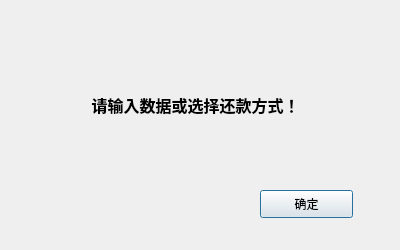
<?xml version="1.0" encoding="UTF-8"?>
<ui version="4.0">
 <class>tixing</class>
 <widget class="QDialog" name="tixing">
  <property name="geometry">
   <rect>
    <x>0</x>
    <y>0</y>
    <width>400</width>
    <height>250</height>
   </rect>
  </property>
  <property name="minimumSize">
   <size>
    <width>400</width>
    <height>250</height>
   </size>
  </property>
  <property name="maximumSize">
   <size>
    <width>400</width>
    <height>250</height>
   </size>
  </property>
  <property name="windowTitle">
   <string>Dialog</string>
  </property>
  <property name="styleSheet">
   <string notr="true">border-color: rgb(85, 170, 0);</string>
  </property>
  <widget class="QLabel" name="label">
   <property name="geometry">
    <rect>
     <x>60</x>
     <y>90</y>
     <width>271</width>
     <height>31</height>
    </rect>
   </property>
   <property name="text">
    <string>&lt;html&gt;&lt;head/&gt;&lt;body&gt;&lt;p align=&quot;center&quot;&gt;&lt;span style=&quot; font-size:12pt; font-weight:600;&quot;&gt;请输入数据或选择还款方式！&lt;/span&gt;&lt;/p&gt;&lt;/body&gt;&lt;/html&gt;</string>
   </property>
  </widget>
  <widget class="QPushButton" name="pushButton">
   <property name="geometry">
    <rect>
     <x>260</x>
     <y>190</y>
     <width>93</width>
     <height>28</height>
    </rect>
   </property>
   <property name="text">
    <string>确定</string>
   </property>
  </widget>
 </widget>
 <resources/>
 <connections/>
</ui>
